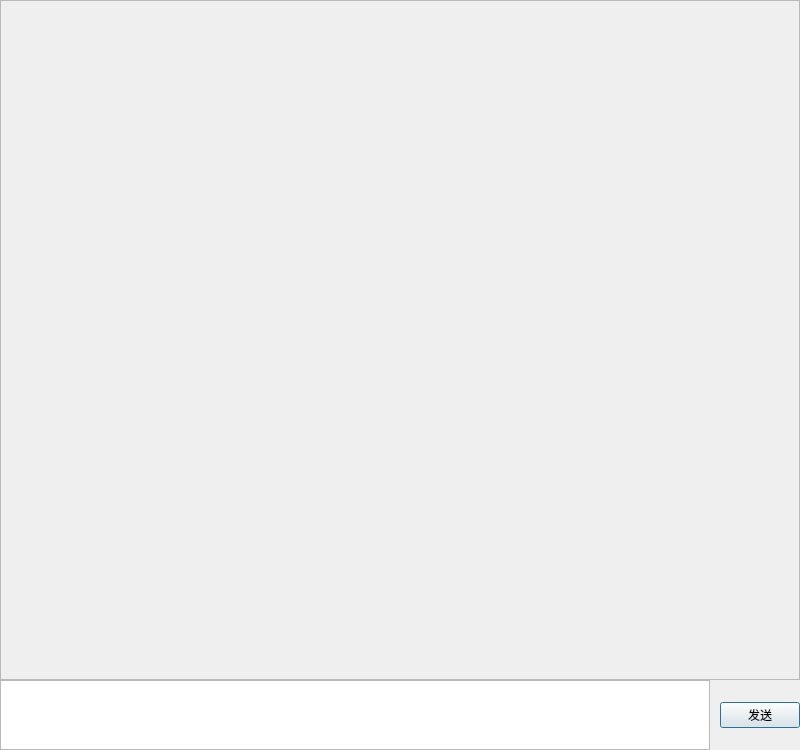
<?xml version="1.0" encoding="UTF-8"?>
<ui version="4.0">
 <class>ChatDialog</class>
 <widget class="QDialog" name="ChatDialog">
  <property name="geometry">
   <rect>
    <x>0</x>
    <y>0</y>
    <width>800</width>
    <height>600</height>
   </rect>
  </property>
  <layout class="QVBoxLayout" name="verticalLayout">
   <property name="spacing">
    <number>0</number>
   </property>
   <property name="leftMargin">
    <number>0</number>
   </property>
   <property name="topMargin">
    <number>0</number>
   </property>
   <property name="rightMargin">
    <number>0</number>
   </property>
   <property name="bottomMargin">
    <number>0</number>
   </property>
   <item>
    <widget class="QScrollArea" name="scrollArea">
     <property name="minimumSize">
      <size>
       <width>0</width>
       <height>680</height>
      </size>
     </property>
     <property name="widgetResizable">
      <bool>true</bool>
     </property>
     <widget class="QWidget" name="chatContent">
      <property name="geometry">
       <rect>
        <x>0</x>
        <y>0</y>
        <width>798</width>
        <height>678</height>
       </rect>
      </property>
      <layout class="QVBoxLayout" name="chatLayout">
       <property name="spacing">
        <number>5</number>
       </property>
      </layout>
     </widget>
    </widget>
   </item>
   <item>
    <layout class="QHBoxLayout" name="inputLayout">
     <property name="spacing">
      <number>10</number>
     </property>
     <item>
      <widget class="QTextEdit" name="inputEdit"/>
     </item>
     <item>
      <widget class="QPushButton" name="sendButton">
       <property name="text">
        <string>发送</string>
       </property>
      </widget>
     </item>
    </layout>
   </item>
  </layout>
 </widget>
 <resources/>
 <connections/>
</ui>
